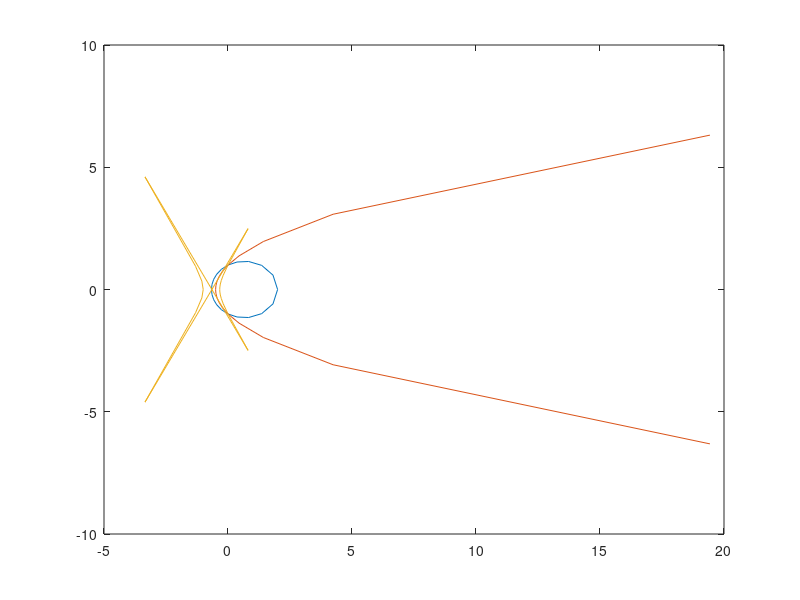

Recreate this plot in MATLAB. (Note: this script raises an error after producing the figure.)
%% Дрибноход Евгений 
%% Task1
a = [1.3; -3; 0.5];
b = [4.2; 6.5; -2];
cross(a,b)

%% Task2
a = [1.3; -3; 0.5];
b = [4.2; 6.5; -2];
cross(a,b)+cross(b,a)
%% Task3
a= [3.5 ;0.1; 0]; 
b =[0.5 ;2.1 ;1]; 
c=[-0.2 ;-1.9; 2.8];
dot(a,(cross(b,c)))
%% Task4
a= [3.5;0.1;0]; 
b =[0.5;2.1;1]; 
dot(a,b)
%% Task5
a= [1 ;2 ;3];
b= [4;5 ;6]; 
c= [8;7;8];
V = abs(dot(a,(cross(b,c))))
%% Task6
 a=[1;2;3] ;
 b=[4;4;6;5];
a*b'

%% Task7
e = 0.5;
a=1;
f = (-pi:0.1*pi:pi);
%[X, Y] = POL2CART(f, p)
%figure
%hold on;
p = a./(1-e*cos(f));
[X, Y] = pol2cart(f, p) ;
plot(X,Y)
hold on;
e=1;
p = a./(1-e*cos(f))
[X, Y] = pol2cart(f, p) ;
plot(X,Y)
e=2;
p = a./(1-e*cos(f))
[X, Y] = pol2cart(f, p) ;
plot(X,Y)
hold off;
%% Task8 a
figure
e = 0.5;
a=1;
f = (-pi:0.05*pi:pi);
p = (a./(1-e*cos(f)))';
z=f;
[X, Y, Z] = pol2cart(f, p, z) ;
plot3(X,Y,Z)
grid on;
figure
e=1;
p = (a./(1-e*cos(f)))';
[X, Y, Z] = pol2cart(f, p, z) ;
plot3(X,Y,Z)

figure
e=2;
p = (a./(1-e*cos(f)))';
[X, Y, Z] = pol2cart(f, p, z) ;
plot3(X,Y,Z)
%% Task9
figure


f = (-pi:0.01*pi:pi)';

p = 1;;
z=(0:0.01*pi:2*pi);
[X, Y, Z] = sph2cart(z, f, p) ;
plot3(X,Y,Z)
grid on;
%% Task10
figure

f = (-pi:0.01*pi:pi);

p = 1;
z=(0:0.01*pi:2*pi)';
[X, Y, Z] = sph2cart(z, f, p) ;
plot3(X,Y,Z)
grid on;

